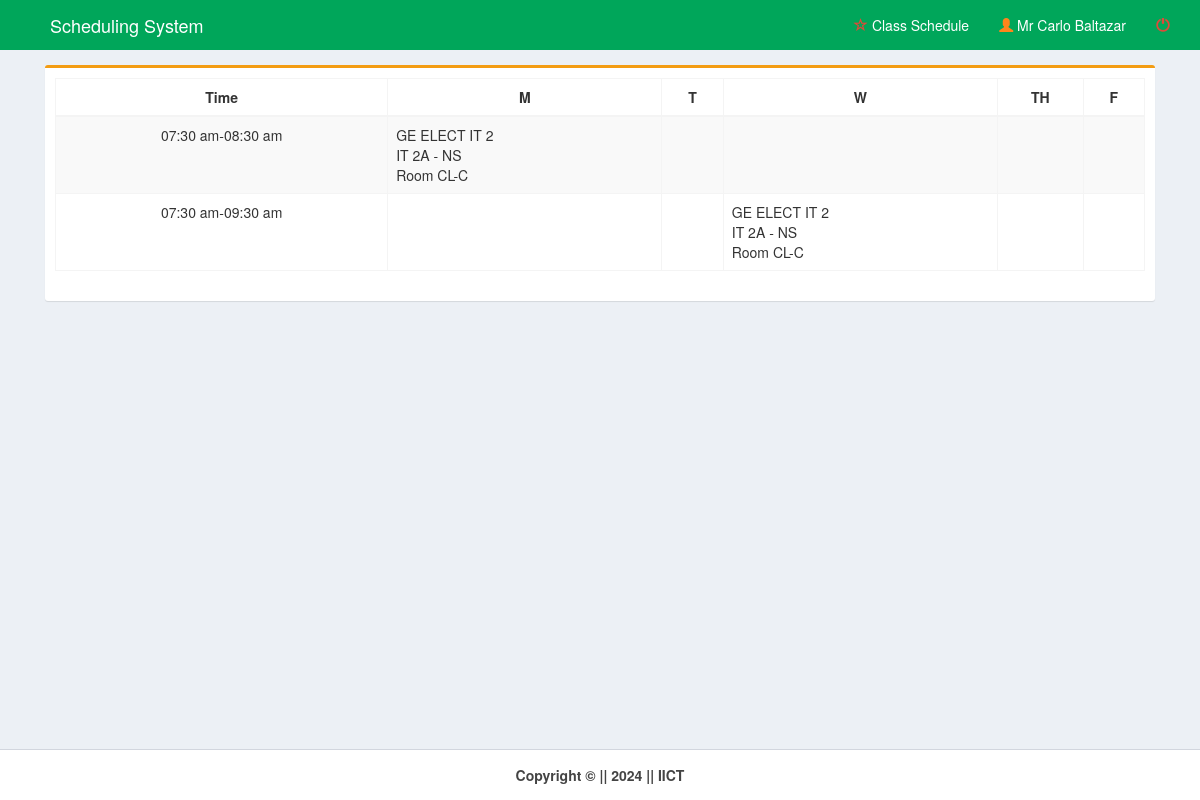
Screenshot of /pages/faculty_home.php (signed in) with the database file from the repository.
### tables this page shows
CREATE TABLE `time` (
  `time_id` int(11) NOT NULL,
  `time_start` time NOT NULL,
  `time_end` time NOT NULL,
  `days` varchar(15) NOT NULL
);

CREATE TABLE `schedule` (
  `sched_id` int(11) NOT NULL,
  `time_id` int(1) NOT NULL,
  `day` varchar(50) NOT NULL,
  `member_id` int(11) NOT NULL,
  `subject_code` varchar(50) NOT NULL,
  `cys` varchar(15) NOT NULL,
  `room` varchar(15) NOT NULL,
  `remarks` varchar(50) NOT NULL,
  `settings_id` int(11) NOT NULL,
  `encoded_by` varchar(10) NOT NULL
);

### pages/faculty_home.php (the view, shortened to what this page needs)
<!DOCTYPE html>
<html>
<head>
    <link rel="stylesheet" href="../bootstrap/css/bootstrap.min.css">
    <link rel="stylesheet" href="../plugins/datatables/dataTables.bootstrap.css">
    <link rel="stylesheet" href="../dist/css/AdminLTE.min.css">
    <link rel="stylesheet" href="../plugins/select2/select2.min.css">
    <link rel="stylesheet" href="../dist/css/skins/_all-skins.min.css">
</head>
<body class="hold-transition skin-green layout-top-nav" onload="myFunction()">
    <div class="wrapper">
        <?php include('../dist/includes/header_faculty.php'); ?>
        <div class="content-wrapper">
            <div class="container">
                <section class="content">
                    <div class="row">
                        <div class="col-md-12">
                            <div class="box box-warning">
                                <form method="post" id="reg-form">
                                    <div class="box-body">
                                        <div class="row">
                                            <div class="col-md-12">
                                                <table class="table table-bordered table-striped table-hover">
                                                    <thead>
                                                        <tr>
                                                            <th class="text-center">Time</th>
                                                            <th class="text-center">M</th>
                                                            <th class="text-center">T</th>
                                                            <th class="text-center">W</th>
                                                            <th class="text-center">TH</th>
                                                            <th class="text-center">F</th>
                                                        </tr>
                                                    </thead>
                                                    <tbody>
                                                        <?php
                                                        include('../dist/includes/dbcon.php');
                                                        $member = $_SESSION['id'];
                                                        $sid = $_SESSION['settings'];
                                                        $query = mysqli_query($con, "SELECT * FROM time WHERE days='mtwthf' ORDER BY time_start") or die(mysqli_error($con));
                                                        while ($row = mysqli_fetch_array($query)) {
                                                            $id = $row['time_id'];
                                                            $start = date("h:i a", strtotime($row['time_start']));
                                                            $end = date("h:i a", strtotime($row['time_end']));
                                                            $hasSchedule = false;
                                                            $days = ['m', 't', 'w', 'th', 'f'];
                                                            $schedules = [];
                                                            foreach ($days as $day) {
                                                                $query1 = mysqli_query($con, "SELECT * FROM schedule NATURAL JOIN member WHERE day='$day' AND schedule.member_id='$member' AND time_id='$id' AND settings_id='$sid'") or die(mysqli_error($con));
                                                                if ($row1 = mysqli_fetch_array($query1)) {
                                                                    $schedules[$day] = $row1['subject_code'] . "<br>" . $row1['cys'] . "<br>" . "Room " . $row1['room'] . "<br>" . $row1['remarks'];
                                                                    $hasSchedule = true;
                                                                } else {
                                                                    $schedules[$day] = '';
                                                                }
                                                            }
                                                            if ($hasSchedule) {
                                                        ?>
                                                                <tr>
                                                                    <td class="text-center"><?php echo $start . "-" . $end; ?>
                                                                    </td>
                                                                    <td><?php echo $schedules['m']; ?></td>
                                                                    <td><?php echo $schedules['t']; ?></td>
                                                                    <td><?php echo $schedules['w']; ?></td>
                                                                    <td><?php echo $schedules['th']; ?></td>
                                                                    <td><?php echo $schedules['f']; ?></td>
                                                                </tr>
                                                        <?php
                                                            }
                                                        }
                                                        ?>
                                                    </tbody>
                                                </table>
                                            </div>
                                        </div>
                                    </div>
                                </form>
                            </div>
                        </div>
                    </div>
                </section>
            </div>
        </div>
        <?php include('../dist/includes/footer.php'); ?>
    </div>
</body>
</html>

### rows the page displays
time: time_start "07:30 am", time_end "08:30 am", schedule.subject_code "GE ELECT IT 2", schedule.cys "IT 2A - NS", schedule.room "CL-C"
time: time_start "07:30 am", time_end "09:30 am", schedule.subject_code "GE ELECT IT 2", schedule.cys "IT 2A - NS", schedule.room "CL-C"

### other values shown
$_SESSION['name'] "Mr Carlo Baltazar"
